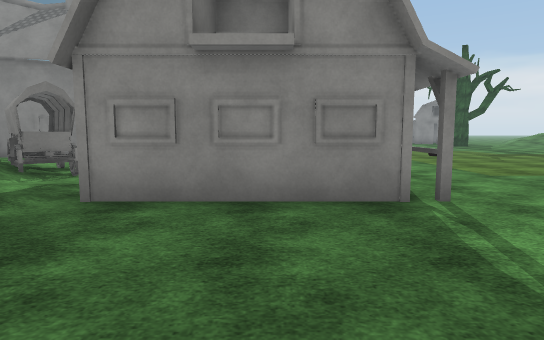
View 1 (above)

22 first-person views from a walk through a scene from a Unity 3-D project. The camera is 1.4 m above the floor, tilts 6° down and sees 75° across. The floor is counted in squares, 2 m on a side. Each view is taken from the middle of a square. On the plan, view 1 faces up. The plan holds only what a view shows up to about 11 squares ahead; the rest is blank. The place goes on beyond the plan. The player character is not drawn. Some animated figures are not drawn. Some surface patterns are stand-ins.

View 2
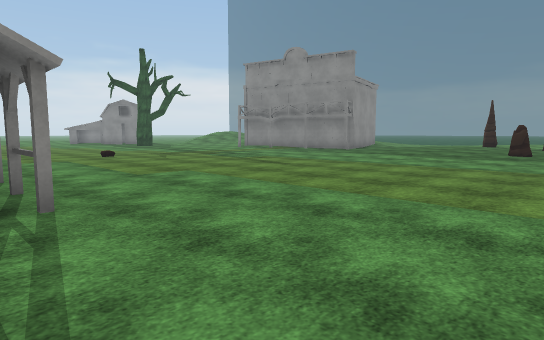

View 3
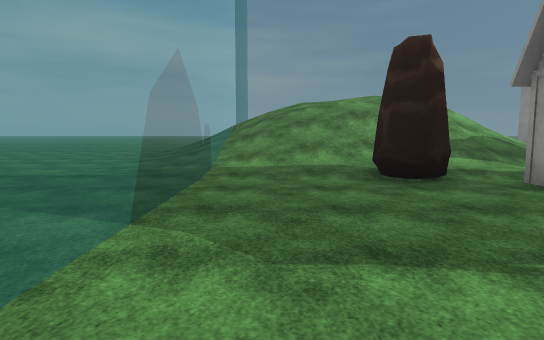

View 4
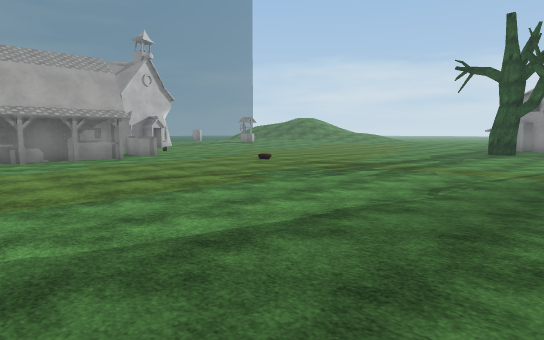

View 5
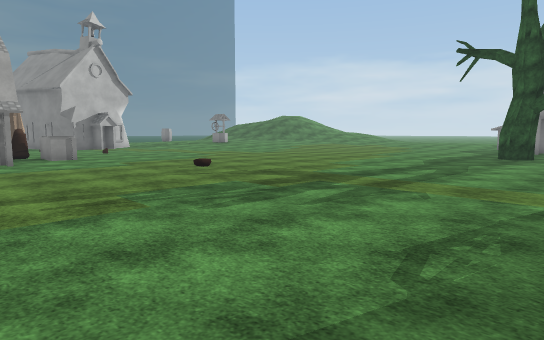

View 6
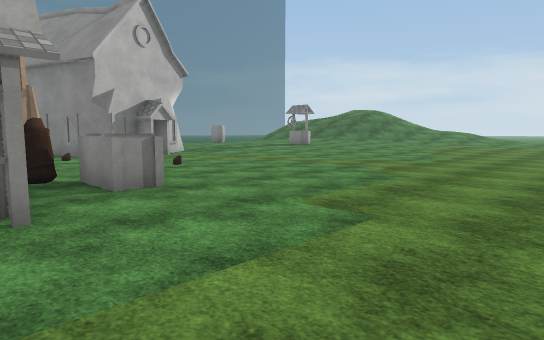

View 7
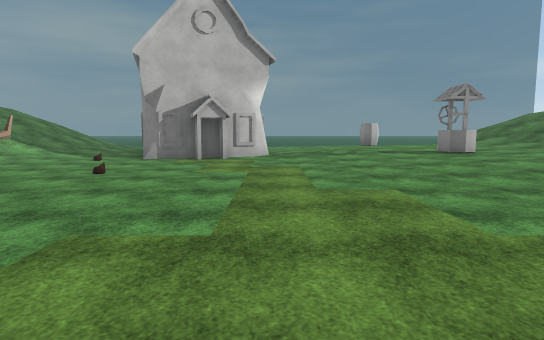

View 8
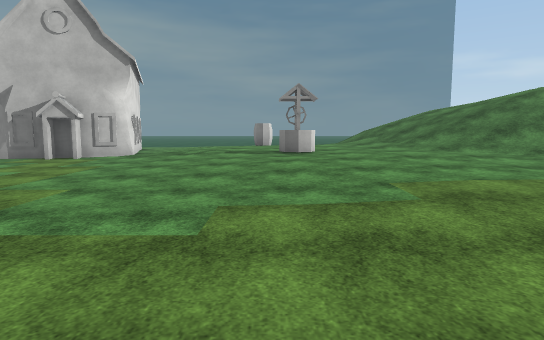

View 9
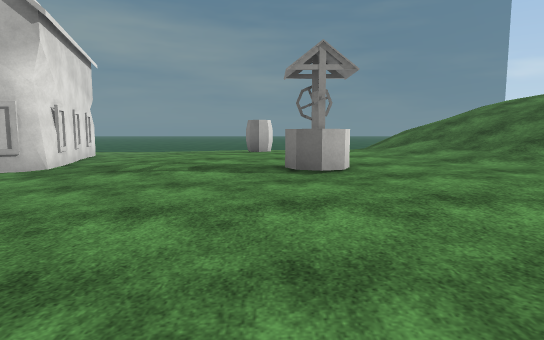

View 10
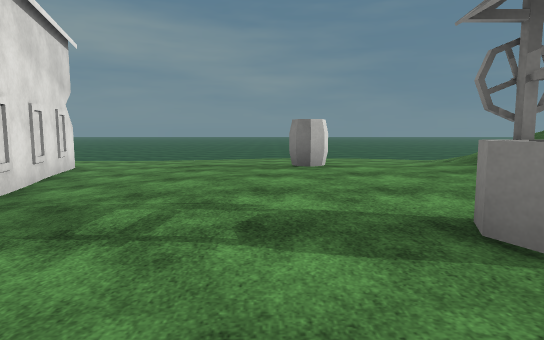

View 11
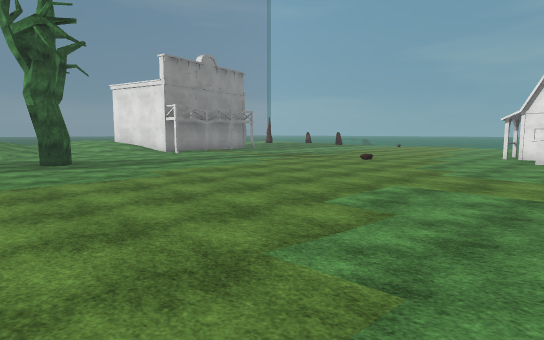

View 12
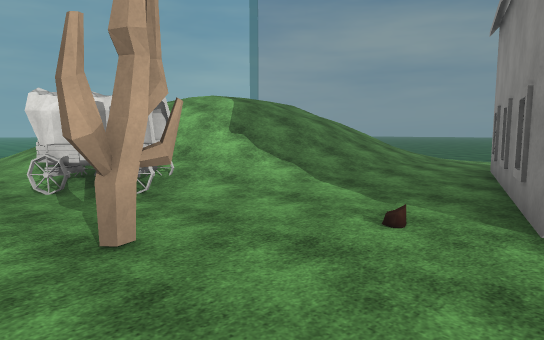

View 13
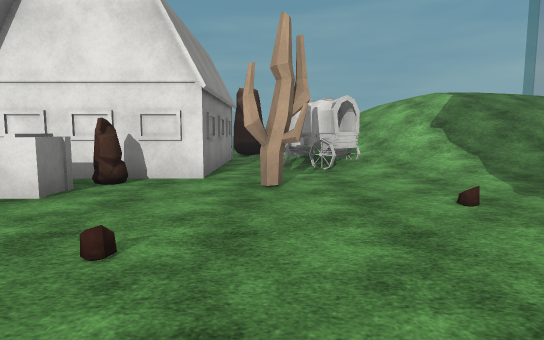

View 14
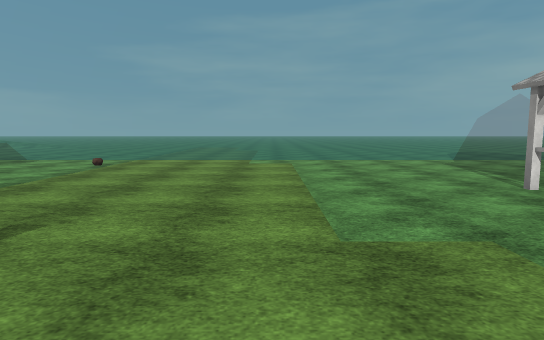

View 15
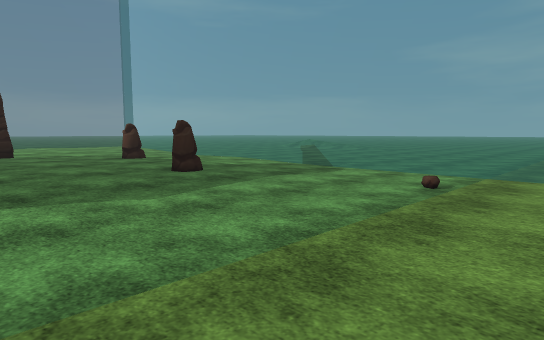

View 16
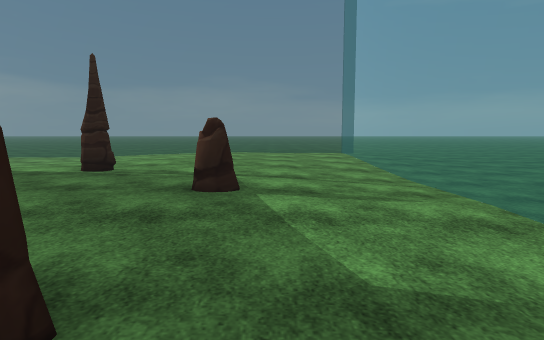

View 17
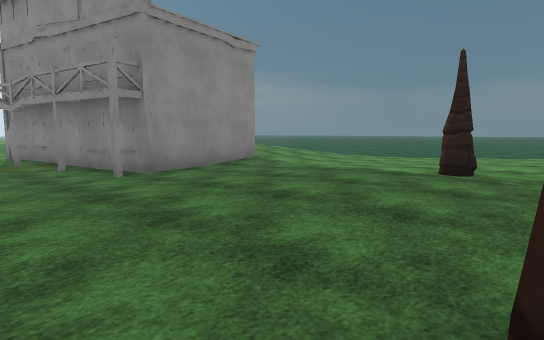

View 18
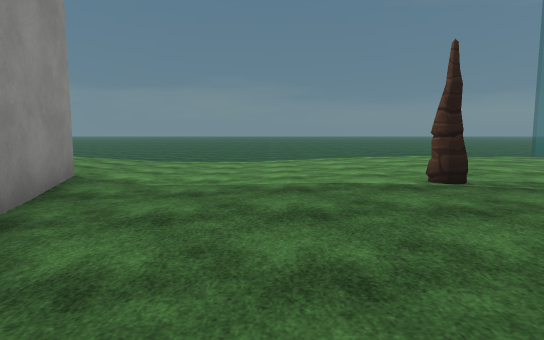

View 19
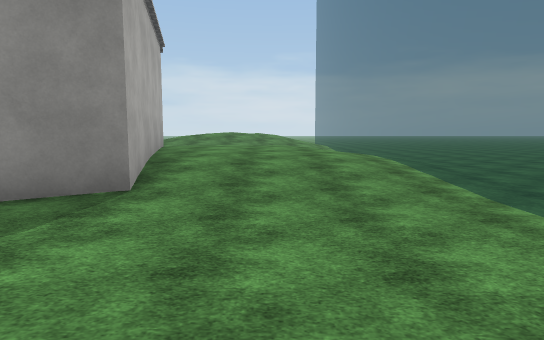

View 20
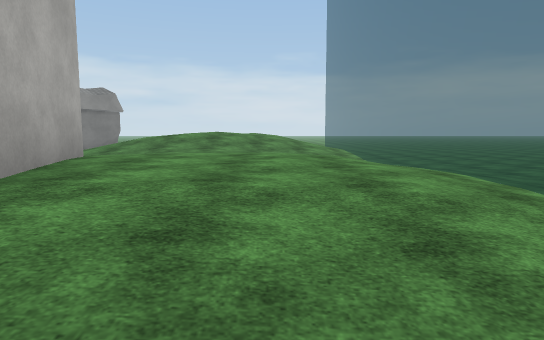

View 21
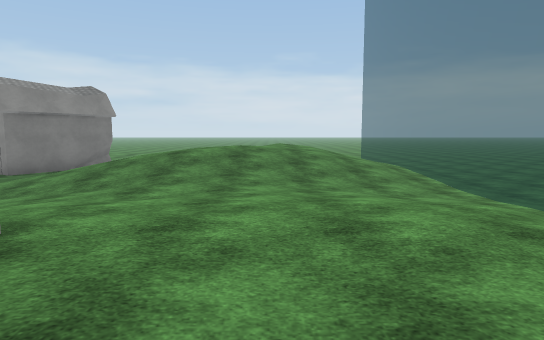

View 22
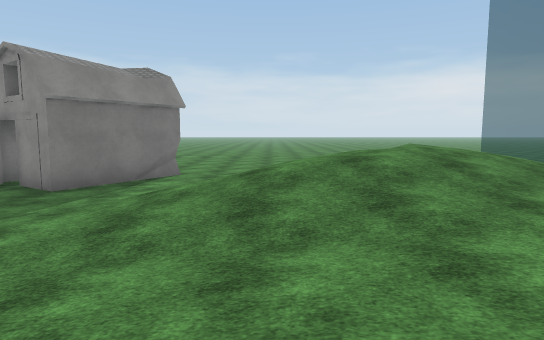

### Floor plan
Key: @ floor where view 1 was taken; # wall or solid block; . main floor; : floor 0.25 m higher than the main floor; + floor 0.5 m higher than the main floor; * floor 0.75 m higher than the main floor; % floor 1 m higher than the main floor; & floor 1.5 m higher than the main floor; / step, stairs or slope; = window, fence, low wall or low ledge; W wagon; B barn; R rock; T tree; C cactus; E well; A barrel; O other object.
Columns run from 14 left of view 1 to 24 right of it. Each row starts with its distance up from view 1.
 24       //////             BBB.
 23      ////////             #..   //   ..
 22  =   ///////+:          B#..    &///=..
 21  =:///////+++:::..      .B..    &///=..
 20  =::////+++++:::.........../ ///////=..
 19  =::+++++E+++:..........T../////////=..
 18    :AA+++E+:/...........T..////////.=..
 17  =::++++++:::............  .//+++///=..
 16  =:::++++:::..............  ////////=..
 15  =::::/:/:................   /*****/=..
 14 .=..::.....................:  #%%%*/=..
 13 .=..#####..................#  #****/=..
 12 .=.##   #..................## #****/=..
 11        ##.../...............# ##*///=..
 10     ####...................##  #////=.
  9   ../.........O.............####//..=.
  8  =.//////..C.R..............#.......=.
  7  =////////W.####B...........:::.....=.
  6    ///////WW#  #..........:::::::...=.
  5    ////////.# ##B.........::::::::::=.
  4     ////////###BB........::::::O::::=:
  3        /////.............::::::+++::=:
  2       /////RR.............R::R::+++:=
  1       //////..............::::::::::=
  0       //////..@............:::::::::=
 -1       ===============================
 -2       /////.......................:::
 -3       ////................... .....:.
 -4       .......         ......   ......
 -5       ......          .....      ....
 -6       ....             ...        ...
 -7       ...              ..          ..

Positions as (right, up) in squares from view 1, and headings:
1: (0, 0), facing up
2: (1, 0), facing up-right
3: (3, 0), facing left
4: (13, 3), facing up-left
5: (12, 6), facing up-left
6: (5, 7), facing up-left
7: (4, 14), facing left
8: (4, 18), facing left
9: (0, 18), facing left
10: (-3, 17), facing left
11: (-1, 21), facing down-right
12: (-2, 11), facing down-left
13: (-3, 13), facing down
14: (5, 8), facing down
15: (7, 5), facing down-right
16: (11, 1), facing right
17: (11, 2), facing up-right
18: (12, 6), facing right
19: (19, 5), facing up
20: (19, 9), facing up
21: (18, 12), facing up
22: (15, 15), facing up
